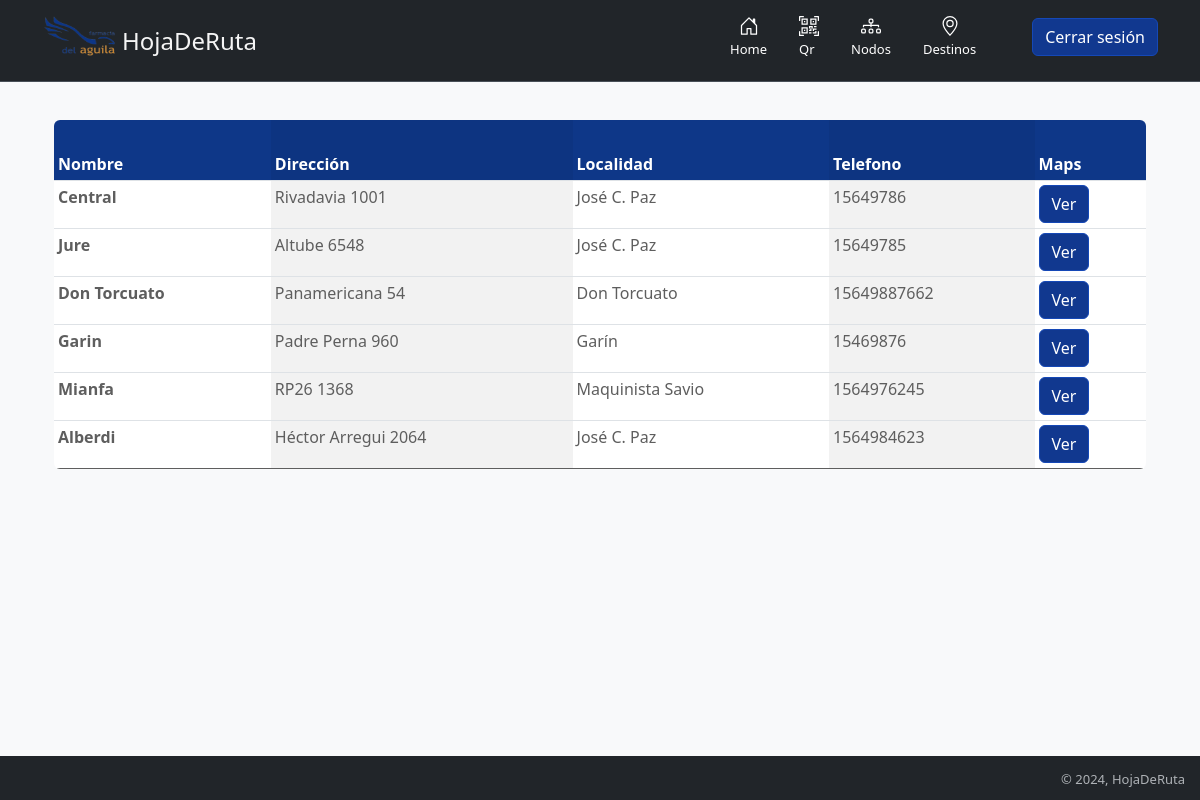
Page /nodos/nodos/ (signed in) on the committed database.
### nodos/models.py (models this page shows, shortened)
class Nodo(models.Model):
    nombre  = models.CharField(max_length=30)
    calle = models.CharField(max_length=30)
    numero = models.IntegerField(null= False)
    localidad = models.CharField(max_length=30)
    NumTelefonoRegex = RegexValidator(regex=r"^\+?1?\d{8,15}$")
    telefono = models.CharField(validators=[NumTelefonoRegex], max_length=16, unique=True)
    maps = models.TextField(max_length=1000, blank=True, null=True)
    estado = models.ForeignKey(Estado, on_delete= models.SET_NULL, null= True)
    def ver_maps(self):
        return format_html ('<iframe class="responsive-iframe" src="{}" allowfullscreen="" loading="lazy" referrerpolicy="no-referrer-when-downgrade"></iframe>', self.maps)

### nodos/views.py (the view)
# urls.py: path('nodos/', nodos_destinos.ver_nodos, name= 'ver_nodos'),
    def ver_nodos(self, request):
        if request.user.is_authenticated:
            self.obtener_nodos_destinos(self.nodos)
        return render(request, 'nodos/nodos.html', self.params )

### farmacia/models.py (called while the page is built)
    def obtener_nodos_destinos(self, nodo):
        self.params['nodos'] = nodo.filter( estado = self.activo)

### templates/nodos/nodos.html (shortened to what this page needs)
{% extends "layout.html" %}
{% load static %}
{% block content %}
{% if user.is_authenticated %}
    <div class="container">
        <div class="row" style="padding-top: 30px;">
            {% include "nodos/tabla_nodo_destino.html" %}
        </div>
    </div>
{% else %}
    {% include 'titulo.html' %}
    {% include "login-register.html" %}
{% endif %}
{% endblock %}

### templates/nodos/tabla_nodo_destino.html
<div class="table-responsive">
    <table class="table table-striped-columns table-sm">
        <thead>
            <tr>
                <th scope="col" style="background-color: #0e3788; color: white;">Nombre</th>
                <th scope="col" style="background-color: #0e3788; color: white;">Dirección</th>
                <th scope="col" style="background-color: #0e3788; color: white;">Localidad</th>
                <th scope="col" style="background-color: #0e3788; color: white;">Telefono</th>
                <th scope="col" style="background-color: #0e3788; color: white;">Maps</th>
            </tr>
        </thead>
        <tbody>
            {% for nodo in nodos %}
               <tr>
                    <th style="color: rgb(94, 94, 94);">{{ nodo.nombre }}</th>
                    <td style="color: rgb(94, 94, 94);">{{ nodo.calle }} {{ nodo.numero }}</td>
                    <td style="color: rgb(94, 94, 94);">{{ nodo.localidad }}</td>
                    <td style="color: rgb(94, 94, 94);">{{ nodo.telefono }}</td>
                    <td style="color: rgb(94, 94, 94);" scope="row">
                        <button type="button" class="btn btn-primary" data-bs-toggle="modal" data-bs-target="#ventanaModal" data-info='{{ nodo.ver_maps }}'>
                            Ver
                        </button>
                    </td>
                </tr>
                {% empty %}
                    <p>No existen nodos</p>
            {% endfor %}
        </tbody>
    </table>
</div>

### rows in the picture
Nodo: nombre "Central", calle "Rivadavia", numero "1001", localidad "José C. Paz", telefono "15649786"
Nodo: nombre "Jure", calle "Altube", numero "6548", localidad "José C. Paz", telefono "15649785"
Nodo: nombre "Don Torcuato", calle "Panamericana", numero "54", localidad "Don Torcuato", telefono "15649887662"
Nodo: nombre "Garin", calle "Padre Perna", numero "960", localidad "Garín", telefono "15469876"
Nodo: nombre "Mianfa", calle "RP26", numero "1368", localidad "Maquinista Savio", telefono "1564976245"
Nodo: nombre "Alberdi", calle "Héctor Arregui", numero "2064", localidad "José C. Paz", telefono "1564984623"
